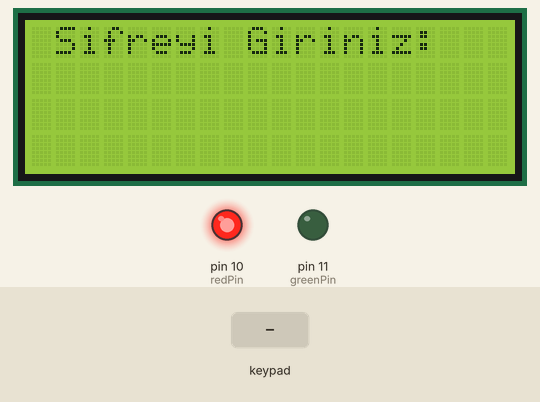
This sketch was run on a simulated Arduino Uno, built with avr-gcc and run on an emulated ATmega328P. Shown: 20×4 character LCD, output pins drawn as LEDs (lit = HIGH). Inputs (shaded band) come from the test bench.

Above: at 5.3 s.
5.4 s: keypad keys 2 5 8 7 pressed 0.4 s apart
At 8.7 s:
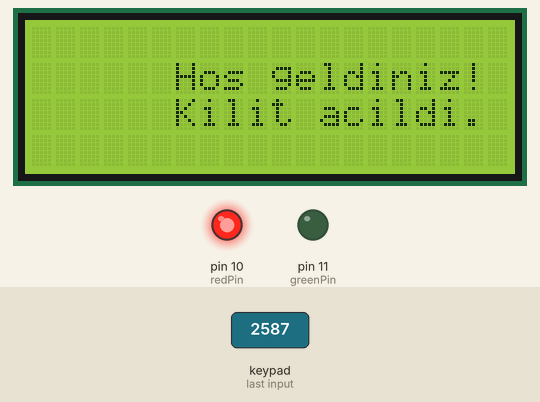
10.0 s: key '*' pressed
13.0 s: key '1' pressed
At 15.3 s:
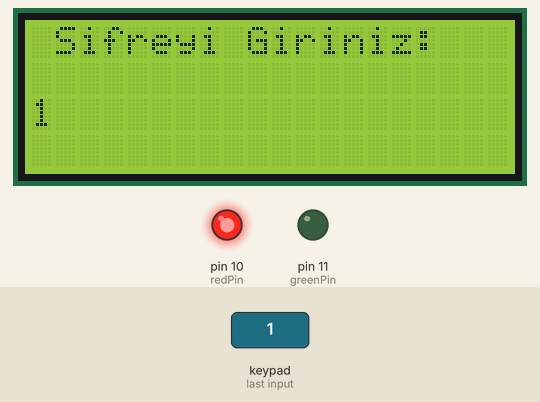
16.0 s: keypad keys 3 4 5 pressed 0.4 s apart
At 18.6 s:
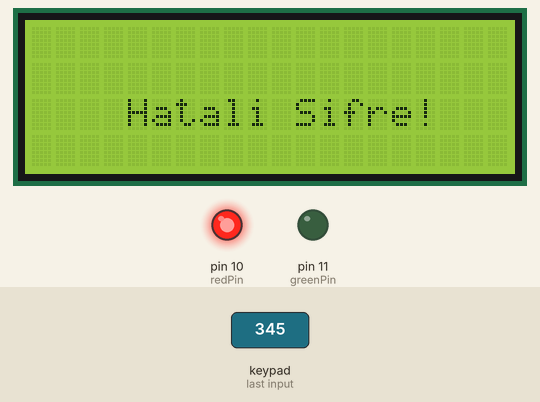
20.2 s: key '#' pressed
At 21.9 s:
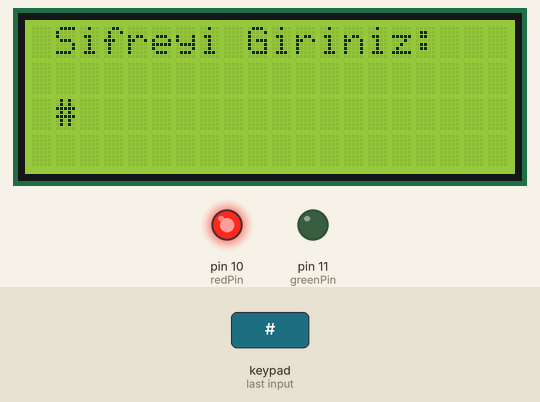
23.2 s: key '2' pressed
At 23.6 s:
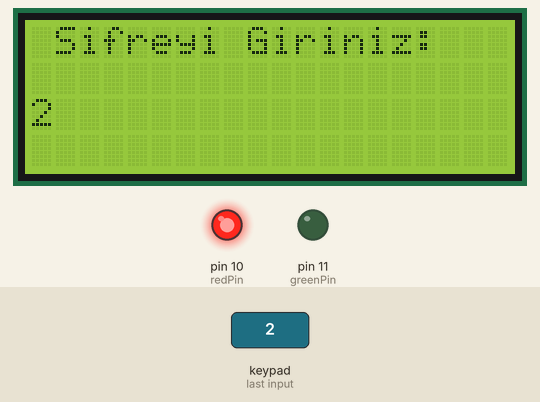
Timing chart, 0 to 26.2 s (numbered marks = the images above; inputs shaded):
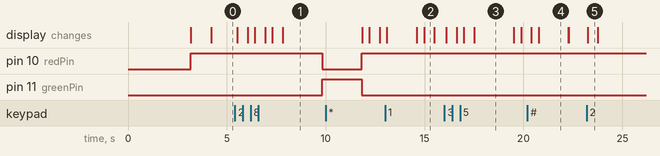

Measured:
- after the input at 5.4 s, pin 10 (redPin): HIGH → LOW after 4.4 s; pin 11 (greenPin): LOW → HIGH after 4.4 s; the display: first changes after 0.13 s (image 1 shows a later state)
- after the input at 16.0 s, the display: first changes after 0.10 s (image 3 shows a later state)
- after the input at 20.2 s, the display: first differs from a run without the input after 0.57 s (image 4)
- after the input at 23.2 s, the display: changes after 0.05 s (image 5)
- what the display in image 3 shows lasts 2.0 s, from 17.5 s to 19.5 s
- what the display in image 4 shows lasts 1.5 s, from 20.8 s to 22.3 s

The sketch:

Lock_System.ino
```cpp
#include<Keypad.h>
#include <Wire.h>
#include <LiquidCrystal_I2C.h>

LiquidCrystal_I2C lcd(0x3F,20,4);

char tuslar[4][3]={ // keypadi char dizisi ile tanımlama
 {'1','2','3'},
 {'4','5','6'},
 {'7','8','9'},
 {'*','0','#'}};

byte rowPin[4]={6,7,8,9}; // keypade bağlama pinleri
byte colPin[3]={3,4,5};

String sifre = "2587";  // sifremiz.
int position = 0;

int wrong = 0; // Yanlış girdileri hesaplamak için değişken.


int redPin = 10;
int greenPin = 11;


Keypad keypad=Keypad(makeKeymap(tuslar),rowPin,colPin,4,3);
// KLAVYE HARİTASI.


int total = 0; // Yanlış denemelerin sayısını belirlemek için değişken.

void setup() // kurulumlar
{

 pinMode(redPin,OUTPUT);
 pinMode(greenPin,OUTPUT);


lcd.init(); //lcd calistirma
lcd.init();
lcd.backlight();
lcd.setCursor(0,1); // lcdye yazdırma konumu ayarı
lcd.print("   Kilit Sistemi   ");
lcd.setCursor(0,2);
lcd.print("                 ");
lcd.setCursor(0,3);
lcd.print("      ");
delay(3000);
lcd.clear();
LedRenk(true);
delay(20);
}

void loop()
{

  lcd.clear();
  lcd.print(" Sifreyi Giriniz: ");
  delay(100);

 char pressed=keypad.getKey();
 String key[3];

 if(pressed)
 {
  lcd.clear();
  lcd.print(" Sifreyi Giriniz: ");
  lcd.setCursor(position,2);
  lcd.print(pressed);
  delay(500);
    if(pressed == '*' || pressed == '#')
      {
          position = 0;
          LedRenk(true);
          lcd.clear();
      }

    else if(pressed == sifre[position])
      {
          key[position]=pressed;
          position++;
      }

    else if (pressed != sifre[position] )
      {
          wrong++;
          position ++;
      }

    if(position == 3){
          if( wrong >0)
            {
                total++;
                wrong = 0;
                position = 0;
                lcd.clear();
                lcd.setCursor(0,2);
                lcd.print("    Hatali Sifre!     ");
                delay(1000);
                LedRenk(true);
            }

          else if(position == 3 && wrong == 0)
            {
                position = 0;
                wrong = 0;
                lcd.clear();
                lcd.setCursor(0,1);
                lcd.print("      Hos geldiniz!     ");
                lcd.setCursor(5,2);
                lcd.print(" Kilit acildi.");
                delay(2000);
                LedRenk(false);
            }

             if(total ==3)
            {
                total=0;

                delay(500);
            }

        }

   }
}

void LedRenk(int locked) // Hatalı ve doğru şifrede led değişimleri
  {
    if (locked)
      {
          digitalWrite(redPin, HIGH);
          digitalWrite(greenPin, LOW);
          delay(1000);
      }
    else
      {
          digitalWrite(redPin, LOW);
          digitalWrite(greenPin, HIGH);
          delay(2000);
          digitalWrite(redPin, HIGH);
          digitalWrite(greenPin, LOW);
      }
  }
```
